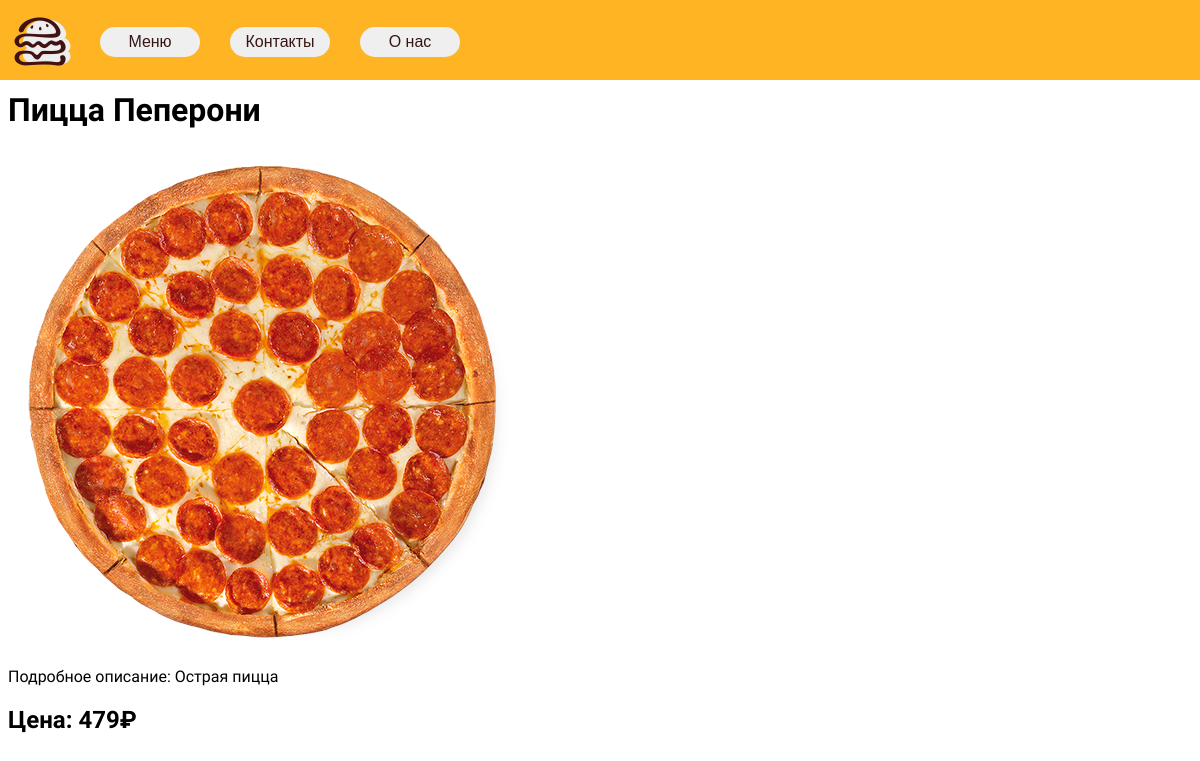
The page /foodcard=2 on the database its author committed.
### main/models.py (models this page shows, shortened)
class FoodCard(models.Model):
    title = models.CharField(max_length=30)
    image = models.ImageField(upload_to="img/")
    display_sostav = models.BooleanField(default=True)
    sostav = models.CharField(max_length=100, default=None, blank=True)
    description = models.TextField(max_length=5000)
    price = models.IntegerField()
    category = models.ForeignKey('FoodCategory', on_delete=models.PROTECT, null=True)
    class Meta:
        verbose_name = 'Блюдо'
        verbose_name_plural = 'Блюда'

### main/views.py (the view)
# urls.py: path('foodcard=<int:pk>', views.FoodCardDetailView.as_view(), name="foodcard_detail"),
class FoodCardDetailView(DetailView):
    model = FoodCard
    context_object_name = 'foodcard'
    template_name = 'main/foodcard_detail.html'

### main/templates/main/foodcard_detail.html (shortened to what this page needs)
{% extends 'main/layout.html' %}
{% block content %}
    <h1>{{ foodcard.title }}</h1>
    <img src='{{ foodcard.image.url }}'>
    <p> Подробное описание: {{ foodcard.description }}</p>
    <h2>Цена: {{ foodcard.price }}₽</h2>
{% endblock %}

### main/static/main/css/main.css (style rules this page uses)
body { background-color: white; font-family: "SUSE", sans-serif; }

### rows shown on the page
FoodCard: title "Пицца Пеперони", image (picture), description "Острая пицца", price "479"
